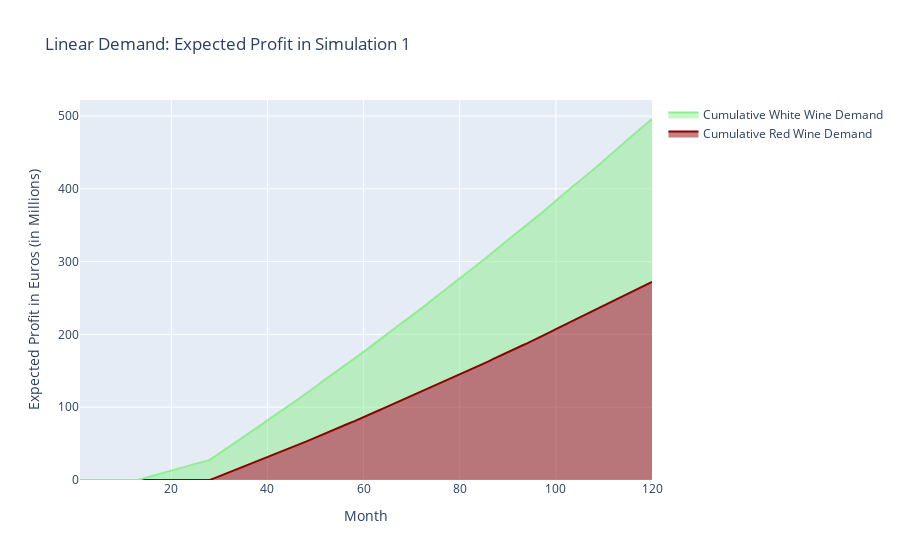

Notebook code for this chart:
### Code cell
# Assuming df is your DataFrame containing the data
df = df2_sim1.copy()

# Convert 'Month' to datetime for proper sorting and display
df['Month'] = pd.to_datetime(df['Month'])

# Aggregate monthly total demand for Red and White wine across all countries
df['Total_Red_Demand'] = df[red_columns].sum(axis=1)
df['Total_White_Demand'] = df[white_columns].sum(axis=1)

# Calculate cumulative sum for each type of wine
df['Cumulative_Red_Demand'] = df['Total_Red_Demand'].cumsum() * 125 # 'Red_Wine_1': 125,
df['Cumulative_White_Demand'] = df['Total_White_Demand'].cumsum() * 90 # 'White_Wine_1': 90,

# Create a list of months
months = list(range(1, len(df) + 1))

# Create stacked line plot
fig = go.Figure()

# Stacked red wine demand
fig.add_trace(go.Scatter(
    x=months,
    y=df['Cumulative_Red_Demand'],
    mode='lines',
    name='Cumulative Red Wine Demand',
    stackgroup='one',
    marker_color='darkred'
))

# Stacked white wine demand
fig.add_trace(go.Scatter(
    x=months,
    y=df['Cumulative_White_Demand'],
    mode='lines',
    name='Cumulative White Wine Demand',
    stackgroup='one',
    marker_color='lightgreen'
))

fig.update_layout(
    title="Linear Demand: Expected Profit in Simulation 1",
    xaxis_title="Month",
    yaxis_title="Expected Profit in Euros (in Millions)",
    hovermode="x unified"
)

fig.show()

### Figure 1 — Plotly figure (JSON) as saved in the notebook; plotly's stock layout.template omitted (floating-point values rounded to 4 significant figures)
{"data": [{"marker": {"color": "darkred"}, "mode": "lines", "name": "Cumulative Red Wine Demand", "stackgroup": "one", "type": "scatter", "x": [1, 2, 3, 4, 5, 6, 7, 8, 9, 10, 11, 12, 13, 14, 15, 16, 17, 18, 19, 20, 21, 22, 23, 24, 25, 26, 27, 28, 29, 30, 31, 32, 33, 34, 35, 36, 37, 38, 39, 40, 41, 42, 43, 44, 45, 46, 47, 48, 49, 50, 51, 52, 53, 54, 55, 56, 57, 58, 59, 60, 61, 62, 63, 64, 65, 66, 67, 68, 69, 70, 71, 72, 73, 74, 75, 76, 77, 78, 79, 80, 81, 82, 83, 84, 85, 86, 87, 88, 89, 90, 91, 92, 93, 94, 95, 96, 97, 98, 99, 100, 101, 102, 103, 104, 105, 106, 107, 108, 109, 110, 111, 112, 113, 114, 115, 116, 117, 118, 119, 120], "y": [0, 0, 0, 0, 0, 0, 0, 0, 0, 0, 0, 0, 0, 0, 0, 0, 0, 0, 0, 0, 0, 0, 0, 0, 0, 0, 0, 0, 2.662, 5.259, 7.792, 10.28, 12.74, 15.23, 17.76, 20.36, 23.12, 25.92, 28.75, 31.55, 34.31, 37.0, 39.62, 42.2, 44.75, 47.33, 49.95, 52.64, 55.5, 58.4, 61.33, 64.24, 67.09, 69.88, 72.6, 75.26, 77.91, 80.58, 83.29, 86.08, 89.04, 92.05, 95.08, 98.09, 101.1, 103.9, 106.8, 109.5, 112.3, 115.0, 117.8, 120.7, 123.8, 126.9, 130.0, 133.2, 136.2, 139.2, 142.1, 145.0, 147.8, 150.7, 153.6, 156.6, 159.8, 163.0, 166.3, 169.5, 172.7, 175.8, 178.8, 181.8, 184.7, 187.7, 190.7, 193.8, 197.1, 200.4, 203.8, 207.2, 210.4, 213.7, 216.8, 219.9, 222.9, 226.0, 229.1, 232.3, 235.7, 239.2, 242.7, 246.2, 249.6, 252.9, 256.1, 259.3, 262.5, 265.7, 268.9, 272.2]}, {"marker": {"color": "lightgreen"}, "mode": "lines", "name": "Cumulative White Wine Demand", "stackgroup": "one", "type": "scatter", "x": [1, 2, 3, 4, 5, 6, 7, 8, 9, 10, 11, 12, 13, 14, 15, 16, 17, 18, 19, 20, 21, 22, 23, 24, 25, 26, 27, 28, 29, 30, 31, 32, 33, 34, 35, 36, 37, 38, 39, 40, 41, 42, 43, 44, 45, 46, 47, 48, 49, 50, 51, 52, 53, 54, 55, 56, 57, 58, 59, 60, 61, 62, 63, 64, 65, 66, 67, 68, 69, 70, 71, 72, 73, 74, 75, 76, 77, 78, 79, 80, 81, 82, 83, 84, 85, 86, 87, 88, 89, 90, 91, 92, 93, 94, 95, 96, 97, 98, 99, 100, 101, 102, 103, 104, 105, 106, 107, 108, 109, 110, 111, 112, 113, 114, 115, 116, 117, 118, 119, 120], "y": [0, 0, 0, 0, 0, 0, 0, 0, 0, 0, 0, 0, 0, 1.884, 3.78, 5.663, 7.514, 9.319, 11.08, 12.81, 14.52, 16.25, 18.01, 19.82, 21.73, 23.68, 25.65, 27.6, 29.51, 31.38, 33.21, 35.0, 36.77, 38.56, 40.39, 42.26, 44.24, 46.26, 48.3, 50.32, 52.3, 54.24, 56.13, 57.98, 59.82, 61.67, 63.56, 65.5, 67.56, 69.65, 71.76, 73.85, 75.91, 77.91, 79.87, 81.79, 83.69, 85.61, 87.57, 89.58, 91.71, 93.88, 96.06, 98.23, 100.4, 102.4, 104.5, 106.4, 108.4, 110.4, 112.4, 114.5, 116.7, 119.0, 121.2, 123.5, 125.7, 127.8, 129.9, 132.0, 134.0, 136.1, 138.2, 140.4, 142.6, 145.0, 147.3, 149.6, 151.9, 154.2, 156.3, 158.5, 160.6, 162.7, 164.9, 167.1, 169.5, 171.9, 174.3, 176.7, 179.1, 181.4, 183.7, 185.9, 188.1, 190.3, 192.6, 194.9, 197.3, 199.8, 202.3, 204.8, 207.3, 209.7, 212.0, 214.3, 216.6, 218.9, 221.2, 223.6]}], "layout": {"hovermode": "x unified", "title": {"text": "Linear Demand: Expected Profit in Simulation 1"}, "xaxis": {"title": {"text": "Month"}}, "yaxis": {"title": {"text": "Expected Profit in Euros (in Millions)"}}}}
